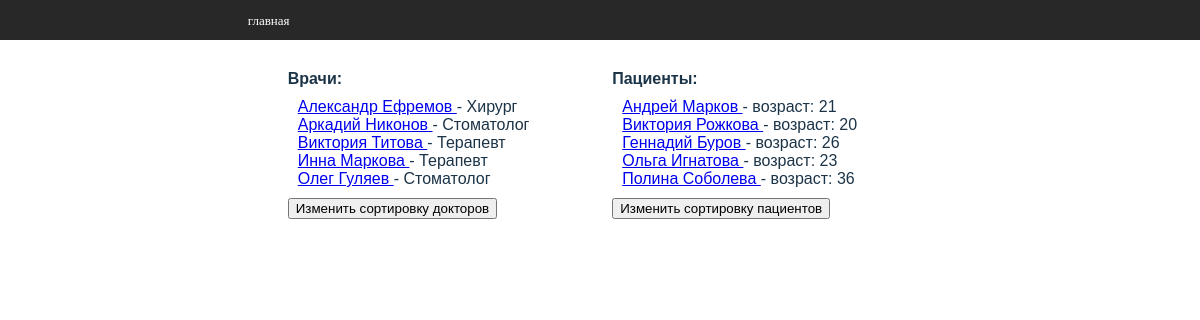
The page / on the database its author committed.
### tables this page shows
CREATE TABLE `doctors` (
  `id` int(11) NOT NULL AUTO_INCREMENT,
  `name` varchar(25) NOT NULL,
  `post` varchar(11) NOT NULL,
  PRIMARY KEY (`id`)
);

CREATE TABLE `patients` (
  `id` int(11) NOT NULL AUTO_INCREMENT,
  `name` varchar(25) NOT NULL,
  `birthday` date NOT NULL,
  PRIMARY KEY (`id`)
);

### application/request.php (called while the page is built, shortened)
<?php
	class Request{
		private $_controller;
		public function __construct(){
			$parts = explode('/',$_SERVER['REQUEST_URI']);
			$parts = array_filter($parts);
			$this->_controller = ($c = array_shift($parts))? $c: 'index';
		}
		public function getController(){
			return $this->_controller;
		}
	}

### controllers/indexController.php (called while the page is built, shortened)
<?php
	class indexController extends baseController{
		public function index(){
            $this->load->model('doctors');
            $this->load->model('patients');
            $doctorsList = $this->doctors->getAllDoctors();
            $patientList = $this->patients->getAllPatients();
            $this->load->view('index',$doctorsList, $patientList);
		}
	}

### index.php (called while the page is built, shortened)
<?php
	require_once(SITE_PATH.'application/request.php');
	require_once(SITE_PATH.'application/router.php');
	require_once(SITE_PATH.'application/load.php');
	try{
		Router::route(new Request);
	}catch(Exception $e){
		$controller = new errorController;
		$controller->error($e->getMessage());
	}

### models/doctorsModel.php (called while the page is built, shortened)
<?php
class doctorsModel extends baseModel
{
    public function getAllDoctors($sort = 'ASC'){
        $db = Db::getConnection();
        $doctorsList = array();
        $result = $db->query('SELECT * FROM doctors ORDER BY name '.$sort);
        $i = 0;
        while ($row = $result->fetch()){
            $doctorsList[$i]['id'] = $row['id'];
            $doctorsList[$i]['name'] = $row['name'];
            $doctorsList[$i]['post'] = $row['post'];
            $i++;
        }
        return $doctorsList;
    }
}

### models/patientsModel.php (called while the page is built, shortened)
<?php
class patientsModel extends baseModel
{
    public function getAllPatients($sort = 'ASC'){
        $db = Db::getConnection();
        $patientList = array();
        $result = $db->query('SELECT * FROM patients ORDER BY name '.$sort);
        $i = 0;
        while ($row = $result->fetch()){
            $patientList[$i]['id'] = $row['id'];
            $patientList[$i]['name'] = $row['name'];
            $patientList[$i]['birthday'] = $this->getYears($row['birthday']);
            $i++;
        }
        return $patientList;
    }
    function getYears($birthdate){
        $today = date('Y-m-d');
        return $today - $birthdate;
    }
}

### views/indexView.php (the view)
<?php include("/lib/template/head.php") ?>
<div class="box">
    <div class="block1">
        <b>Врачи:</b><br>
        <div id="doctors">
            <?php foreach ($vars as $doctorItem) : ?>
                <a href="/doctors/profile/<?php echo $doctorItem['id']; ?>">
                    <?php echo $doctorItem['name'] ?>
                </a> -
                <?php echo $doctorItem['post'] ?><br>
            <?php endforeach;?>
        </div>
        <br>
        <button id='2' type="button" onclick="sort_doctors(this.id)">Изменить сортировку докторов</button>
    </div>
    <div class="block2">
        <b>Пациенты:</b><br>
        <div id="patients">
            <?php foreach ($vars2 as $patientItem): ?>
                <a href="patients/profile/<?php echo $patientItem['id']; ?>">
                    <?php echo $patientItem['name']; ?>
                </a> -
                возраст: <?php echo $patientItem['birthday']; ?><br>
            <?php endforeach; ?>
        </div>
        <br>
        <button id='4' type="button" onclick="sort_patients(this.id)">Изменить сортировку пациентов</button>
    </div>
</div>
<?php include("/lib/template/footer.php") ?>

### application/router.php (shortened to what this page needs)
<?php
	class Router{
		public static function route(Request $request){
			$controller = $request->getController().'Controller';
			$method = $request->getMethod();
			$args = $request->getArgs();
			$controllerFile = SITE_PATH.'controllers/'.$controller.'.php';
			if(is_readable($controllerFile)){
				$controller = new $controller;
				$method = (is_callable(array($controller,$method))) ? $method : 'index';
				if(!empty($args)){
					call_user_func_array(array($controller,$method),$args);
				}else{
					call_user_func(array($controller,$method));
				}
				return;
			}
			throw new Exception('404 - '.$request->getController().' not found');
		}
	}

### application/load.php (shortened to what this page needs)
<?php
	class Load{
		public function view($name,array $vars = null, array $vars2 = null){
			$file = SITE_PATH.'views/'.$name.'View.php';
			if(is_readable($file)){
				require($file);
				return true;
			}
			throw new Exception('View issues');
		}
	}

### lib/template/head.php (shortened to what this page needs)
<!DOCTYPE html>
<html lang="en">
<head>
    <link rel="stylesheet" href="/lib/css/style.css"/>
</head>
<body>
<div id="header">
    <div id="navbar">
        <a href="/">Главная</a>
    </div>
</div>
<div id="content">

### lib/template/footer.php
</div>
</body>
</html>

### rows shown on the page
doctors: name "Александр Ефремов", post "Хирург"
doctors: name "Аркадий Никонов", post "Стоматолог"
doctors: name "Виктория Титова", post "Терапевт"
doctors: name "Инна Маркова", post "Терапевт"
doctors: name "Олег Гуляев", post "Стоматолог"
patients: name "Андрей Марков", birthday "21"
patients: name "Виктория Рожкова", birthday "20"
patients: name "Геннадий Буров", birthday "26"
patients: name "Ольга Игнатова", birthday "23"
patients: name "Полина Соболева", birthday "36"
